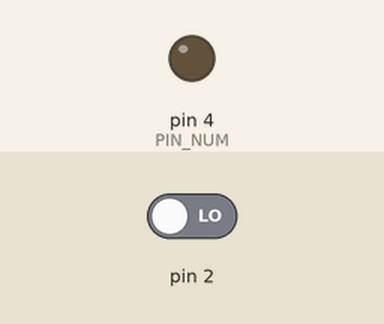
Bench run of a sketch on a simulated Arduino Uno, built with avr-gcc and run on an emulated ATmega328P. On the bench: output pins drawn as LEDs (lit = HIGH). The inputs (shaded band) are chosen by the test bench; at power-on: pin 2 LOW.

Above: at 1.2 s.
1.3 s: pin 2 driven HIGH
At 1.9 s:
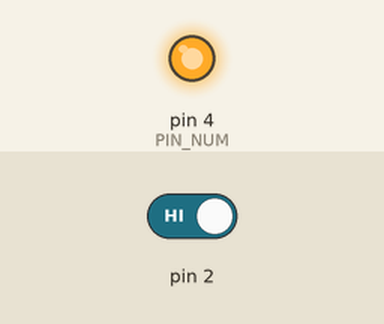
Timing chart, 0 to 4.3 s (numbered marks = the images above; inputs shaded):
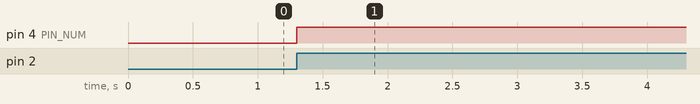

Measured:
- after the input at 1.3 s, pin 4 (PIN_NUM): LOW → HIGH at once

The sketch:

030_magnetVklopLed.ino
```cpp
#define PIN_NUM 4

void setup(){
  // Na pinu 2 nastavimo interrupt
  attachInterrupt(0, isr, RISING);
  // Pin PIN_NUM nastavimo kot izhod
  pinMode(PIN_NUM, OUTPUT);

}

void loop(){

}

void isr() {
  digitalWrite(PIN_NUM, HIGH);
}
```
